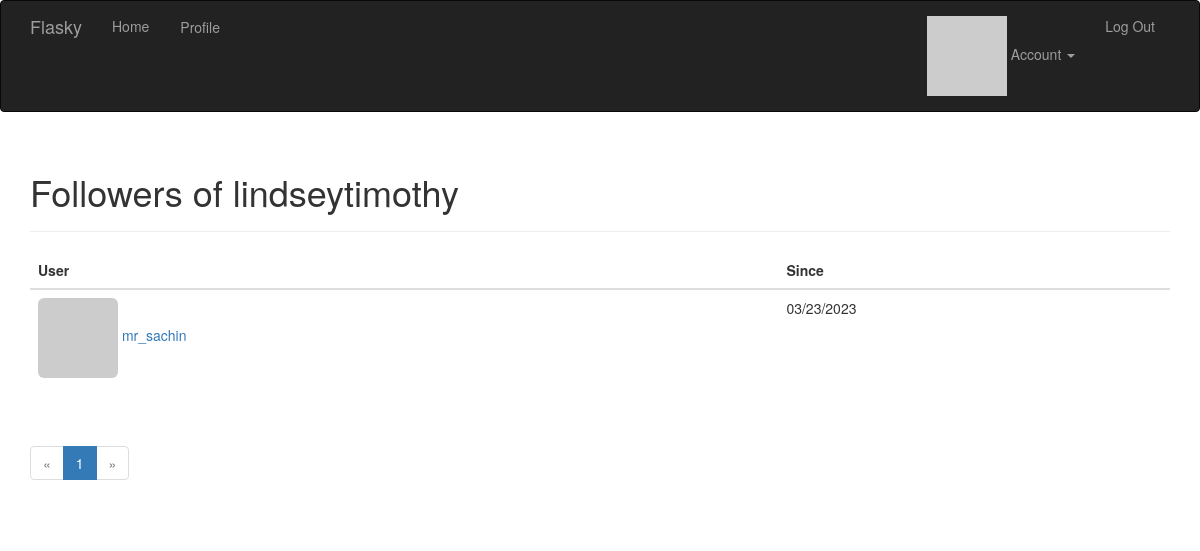
Page /followers/lindseytimothy (signed in) on the committed database.
### app/models.py (models this page shows, shortened)
class User(UserMixin, db.Model):
    __tablename__ = 'users'
    id = db.Column(db.Integer, primary_key=True)
    email = db.Column(db.String(64), unique=True, index=True)
    username = db.Column(db.String(64), unique=True, index=True)
    role_id = db.Column(db.Integer, db.ForeignKey('roles.id'))
    password_hash = db.Column(db.String(128))
    confirmed = db.Column(db.Boolean, default=False)
    name = db.Column(db.String(64))
    location = db.Column(db.String(64))
    about_me = db.Column(db.Text())
    member_since = db.Column(db.DateTime(), default=datetime.utcnow)
    last_seen = db.Column(db.DateTime(), default=datetime.utcnow)
    avatar_hash = db.Column(db.String(32))
    posts = db.relationship('Post', backref='author', lazy='dynamic')
    followed = db.relationship('Follow',
                               foreign_keys=[Follow.follower_id],
                               backref=db.backref('follower', lazy='joined'),
                               lazy='dynamic',
                               cascade='all, delete-orphan')
    followers = db.relationship('Follow',
                                foreign_keys=[Follow.followed_id],
                                backref=db.backref('followed', lazy='joined'),
                                lazy='dynamic',
                                cascade='all, delete-orphan')
    comments = db.relationship('Comment', backref='author', lazy='dynamic')
    @property
    def password(self):
        raise AttributeError('password is not a readable attribute')
    def can(self, perm):
        return self.role is not None and self.role.has_permission(perm)
    def gravatar_hash(self):
        return hashlib.md5(self.email.lower().encode('utf-8')).hexdigest()
    def gravatar(self, size=100, default='identicon', rating='g'):
        url = 'https://secure.gravatar.com/avatar'
        hash = self.avatar_hash or self.gravatar_hash()
        return '{url}/{hash}?s={size}&d={default}&r={rating}'.format(
            url=url, hash=hash, size=size, default=default, rating=rating)

class Follow(db.Model):
    __tablename__ = 'follows'
    follower_id = db.Column(db.Integer, db.ForeignKey('users.id'),
                            primary_key=True)
    followed_id = db.Column(db.Integer, db.ForeignKey('users.id'),
                            primary_key=True)
    timestamp = db.Column(db.DateTime, default=datetime.utcnow)

### app/main/views.py (the view)
@main.route('/followers/<username>')
def followers(username):
    user = User.query.filter_by(username=username).first()
    if user is None:
        flash('Invalid user.')
        return redirect(url_for('.index'))
    page = request.args.get('page', 1, type=int)
    pagination = user.followers.paginate(
        page=page, per_page=current_app.config['FLASKY_FOLLOWERS_PER_PAGE'],
        error_out=False)
    follows = [{'user': item.follower, 'timestamp': item.timestamp}
        for item in pagination.items]
    return render_template('followers.html', user=user, title="Followers of",
        endpoint='.followers', pagination=pagination,
        follows=follows)

### app/auth/views.py (called while the page is built)
@auth.before_app_request
def before_request():
    if current_user.is_authenticated \
    and not current_user.confirmed \
    and request.blueprint != 'auth' \
    and request.endpoint != 'static':
        return redirect(url_for('auth.unconfirmed'))

### app/main/__init__.py (called while the page is built)
@main.app_context_processor
def inject_permissions():
    return dict(Permission=Permission)

### app/models.py (called while the page is built)
@login_manager.user_loader
def load_user(user_id):
    return User.query.get(int(user_id))

    def has_permission(self, perm):
        return self.permissions & perm == perm

### app/templates/followers.html (shortened to what this page needs)
{% extends "base.html" %}
{% import "_macros.html" as macros %}
{% block page_content %}
<div class="page-header">
    <h1>{{ title }} {{ user.username }}</h1>
</div>
<table class="table table-hover followers">
    <thead><tr><th>User</th><th>Since</th></tr></thead>
    {% for follow in follows %}
    {% if follow.user != user %}
    <tr>
        <td>
            <a href="{{ url_for('.user', username = follow.user.username) }}">
                <img class="img-rounded" src="{{ follow.user.gravatar(size=32) }}">
                {{ follow.user.username }}
            </a>
        </td>
        <td>{{ moment(follow.timestamp).format('L') }}</td>
    </tr>
    {% endif %}
    {% endfor %}
</table>
<div class="pagination">
    {{ macros.pagination_widget(pagination, endpoint, username = user.username) }}
</div>
{% endblock %}

### rows in the picture
User: username "lindseytimothy"
User: user.username "mr_sachin"
Follow: timestamp "03/23/2023"

### other values in the picture
{{ title }} "Followers of"
{{ p }} "1"
